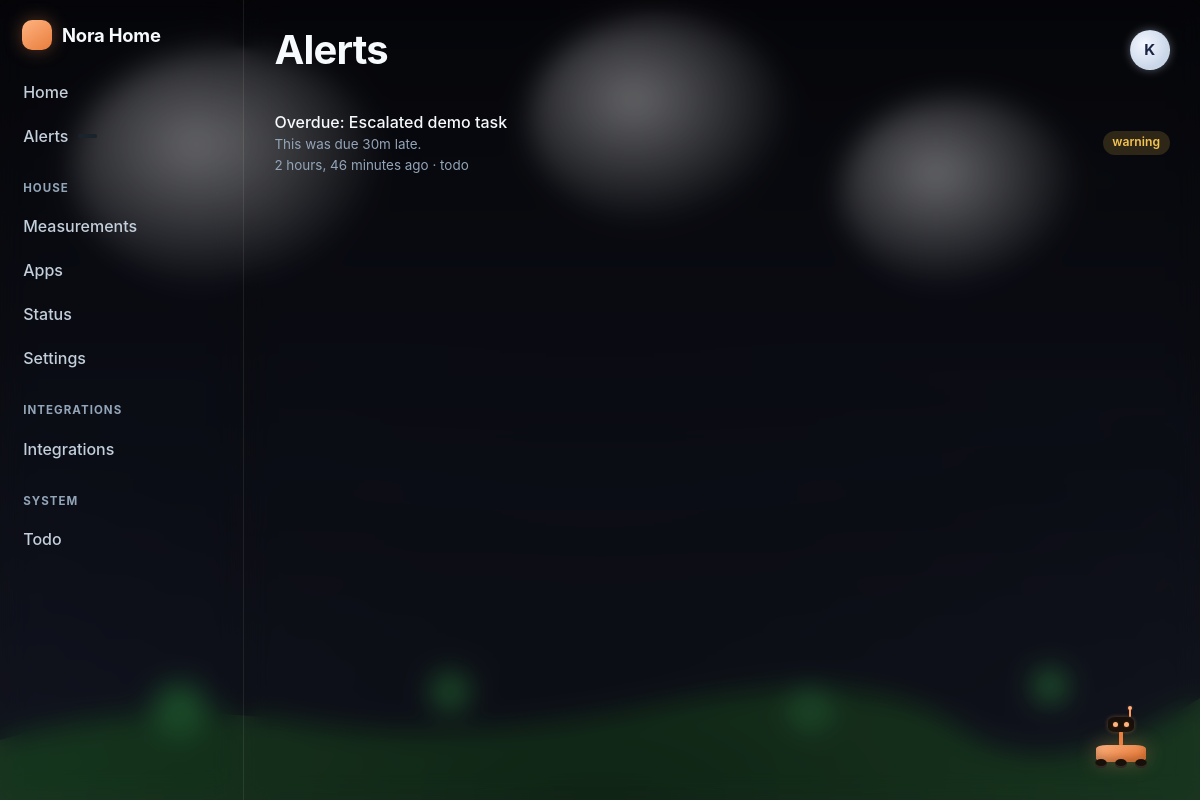
Page /home/alerts/ (signed in) on the committed database.
### nora_home/accounts/models.py (models this page shows, shortened)
class HouseMember(AbstractUser):
    class Role(models.TextChoices):
        MEMBER = "member", "Member"
        ADULT = "adult", "Adult"
        ADMIN = "admin", "Admin"
    display_name = models.CharField(max_length=60, blank=True)
    role = models.CharField(max_length=10, choices=Role.choices, default=Role.MEMBER,
                            db_index=True)
    avatar = models.ImageField(upload_to="avatars/", blank=True, null=True)
    accent_color = models.CharField(max_length=9, blank=True,
                                    help_text="Hex colour used for this person's rows.")
    birthday = models.DateField(null=True, blank=True)
    timezone = models.CharField(max_length=64, blank=True)
    slack_user_id = models.CharField(max_length=32, blank=True,
                                     help_text="Slack member ID, e.g. U01ABCDEF.")
    slack_dm_channel = models.CharField(max_length=32, blank=True)
    phone = models.CharField(max_length=32, blank=True)
    quiet_hours_start = models.PositiveSmallIntegerField(default=22)
    quiet_hours_end = models.PositiveSmallIntegerField(default=7)
    notifications_enabled = models.BooleanField(default=True)
    preferred_channels = models.JSONField(default=list, blank=True)
    escalation_contacts = models.ManyToManyField(
        "self", symmetrical=False, blank=True, related_name="escalation_watch_for",
        through="EscalationContact",
    )
    is_on_wall_display = models.BooleanField(
        default=True, help_text="Show this person's items on the 24\" display.")
    class Meta:
        ordering = ["display_name", "username"]
    @property
    def name(self) -> str:
        return self.display_name or self.get_full_name() or self.get_username()

### nora_home/notifications/models.py (models this page shows, shortened)
class Notification(TimeStampedModel):
    app_slug = models.CharField(max_length=60, db_index=True)
    title = models.CharField(max_length=160)
    body = models.TextField(blank=True)
    severity = models.CharField(max_length=10, choices=Severity.choices,
                                default=Severity.INFO, db_index=True)
    recipient = models.ForeignKey(
        settings.AUTH_USER_MODEL, null=True, blank=True, on_delete=models.CASCADE,
        related_name="notifications",
        help_text="Null means the whole house.",
    )
    url = models.CharField(max_length=300, blank=True,
                           help_text="Where to go when the alert is tapped.")
    icon = models.CharField(max_length=40, blank=True)
    context = models.JSONField(default=dict, blank=True)
    dedupe_key = models.CharField(max_length=160, blank=True, db_index=True)
    read_at = models.DateTimeField(null=True, blank=True)
    acknowledged_at = models.DateTimeField(null=True, blank=True)
    acknowledged_by = models.ForeignKey(
        settings.AUTH_USER_MODEL, null=True, blank=True, on_delete=models.SET_NULL,
        related_name="acknowledged_notifications",
    )
    class Meta:
        ordering = ["-created_at"]
        indexes = [
            models.Index(fields=["recipient", "read_at", "-created_at"]),
            models.Index(fields=["dedupe_key", "-created_at"]),
        ]

### nora_home/notifications/views.py (the view)
# urls.py: path("", views.inbox, name="inbox"),
@login_required
def inbox(request):
    return render(request, "notifications/inbox.html", {
        "notifications": _visible_to(request.user).select_related("recipient")[:100],
        "page_title": "Alerts",
    })

### nora_home/core/context_processors.py (called while the page is built)
def house(request):
    user = getattr(request, "user", None)
    authenticated = bool(user and user.is_authenticated)
    role = getattr(user, "role", "member") if authenticated else "member"
    view_scope = request.session.get("nh_view_scope", "self") if hasattr(request, "session") else "self"
    active_members = []
    if authenticated:
        from nora_home.accounts.models import HouseMember
        active_members = list(HouseMember.objects.filter(is_active=True))
    return {
        "house_name": settings.NORA_HOME_NAME,
        "nora_version": settings.NORA_HOME_VERSION,
        "nora_env": settings.NORA_HOME_ENV,
        "nav": navigation(role),
        "ai_enabled": settings.NORA_HOME_AI_ENABLED,
        "request_id": getattr(request, "request_id", ""),
        "active_members": active_members,
        "nh_view_scope": view_scope,
    }

### nora_home/core/registry.py (called while the page is built)
def registered_apps(include_disabled: bool = False) -> list[AppMetadata]:
    found: list[AppMetadata] = []
    for config in apps.get_app_configs():
        if not isinstance(config, NoraAppConfig):
            continue
        meta = config.nora_home_metadata
        if meta.enabled or include_disabled:
            found.append(meta)
    found.sort(key=lambda m: (Category.ORDER.index(m.category)
                              if m.category in Category.ORDER else 99,
                              m.order, m.title))
    return found

def navigation(role: str = "member") -> list[dict]:
    rank = {"member": 0, "adult": 1, "admin": 2}
    viewer = rank.get(role, 0)
    groups: dict[str, list[AppMetadata]] = {}
    for meta in registered_apps():
        if not meta.nav or viewer < rank.get(meta.minimum_role, 0):
            continue
        groups.setdefault(meta.category, []).append(meta)
    return [
        {"key": key, "label": Category.label(key), "apps": groups[key]}
        for key in Category.ORDER
        if key in groups
    ]

    @classmethod
    def label(cls, key: str) -> str:
        return cls.LABELS.get(key, key.title())

    @property
    def url(self) -> str:
        return "/" + self.url_prefix.lstrip("/")

### nora_home/notifications/views.py (called while the page is built)
def _visible_to(user):
    return Notification.objects.filter(Q(recipient=user) | Q(recipient__isnull=True))

### nora_home/ui/context_processors.py (called while the page is built)
def scene(request):
    from nora_home.ui.scene import current_scene
    data = current_scene()
    return {
        "nh_season": data["season"],
        "nh_daypart": data["daypart"],
        "nh_weather": data["weather"],
        "nh_weather_temp_c": data["temp_c"],
    }

### templates/notifications/inbox.html (shortened to what this page needs)
{% extends "base.html" %}
{% block content %}
  <ul class="item-list">
    {% for notification in notifications %}
      <li class="item">
        <div class="item-body">
          <div class="item-title">
            {% if notification.url %}
              <a href="{{ notification.url }}">{{ notification.title }}</a>
            {% else %}{{ notification.title }}{% endif %}
          </div>
          {% if notification.body %}
            <div class="item-meta">{{ notification.body|truncatechars:160 }}</div>
          {% endif %}
          <div class="item-meta">
            {{ notification.created_at|timesince }} ago · {{ notification.app_slug }}
          </div>
        </div>
        <span class="pill {% if notification.severity == 'alert' or notification.severity == 'critical' %}alert{% elif notification.severity == 'warning' %}warn{% else %}info{% endif %}">
          {{ notification.severity }}
        </span>
      </li>
    {% empty %}
      <li class="empty">Nothing to report. The house is quiet.</li>
    {% endfor %}
  </ul>
{% endblock %}

### templates/base.html (shortened to what this page needs)
{% load static %}<!doctype html>
<html lang="en" data-surface="{{ surface }}" data-theme="dark"
      data-season="{{ nh_season }}" data-daypart="{{ nh_daypart }}" data-weather="{{ nh_weather }}"
      {% if not nh_bot_enabled %}data-nh-bot="off"{% endif %}>
<head>
  <link rel="stylesheet" href="{% static 'nora_home/css/nora-home.css' %}">
  <link rel="stylesheet" href="{% static 'nora_home/css/nh-scene.css' %}">
  {% if nh_bot_enabled %}<link rel="stylesheet" href="{% static 'nora_home/css/nh-bot.css' %}">{% endif %}
</head>
<body>
{% block body %}
{% include "partials/scene.html" %}
<div class="shell">
  <nav class="sidebar" aria-label="House navigation">
    <a class="brand" href="/">
      <span class="brand-mark" aria-hidden="true"></span>
      <span>{{ house_name }}</span>
    </a>
    <div class="nav-group">
      <a class="nav-link" href="{% url 'core:dashboard' %}"
         {% if request.path == '/home/' %}aria-current="page"{% endif %}>Home</a>
      <a class="nav-link" href="{% url 'notifications:inbox' %}">
        Alerts <span class="pill" data-nh-bell data-count="0" hidden></span>
      </a>
    </div>
    {% for group in nav %}
      <div class="nav-group">
        <div class="nav-group-label">{{ group.label }}</div>
        {% for app in group.apps %}
          {% if app.slug != 'notifications' %}
            <a class="nav-link" href="{{ app.url }}"
               {% if request.path == app.url %}aria-current="page"{% endif %}>{{ app.title }}</a>
          {% endif %}
        {% endfor %}
        {% if group.key == 'house' %}
          <a class="nav-link" href="{% url 'core:app_directory' %}">Apps</a>
          <a class="nav-link" href="{% url 'core:system_status' %}">Status</a>
          <a class="nav-link" href="{% url 'core:settings' %}">Settings</a>
        {% endif %}
      </div>
    {% endfor %}
  </nav>
  <main class="main">
    <div class="topbar">
      <h1>{% block heading %}{{ page_title|default:"Home" }}{% endblock %}</h1>
      <div class="topbar-actions">
        <details class="profile-menu">
          <summary class="profile-trigger" aria-label="Menu">
            {% if request.user.is_authenticated %}
              <span class="profile-avatar">{{ request.user.name|first|upper }}</span>
            {% endif %}
          </summary>
        </details>
      </div>
    </div>
    {% block content %}{% endblock %}
  </main>
</div>
{% endblock %}
</body>
</html>

### static/nora_home/css/nora-home.css (style rules this page uses)
:root { --ink-900: #0c1015; --ink-800: #12181f; --ink-700: #1a222c; --ink-600: #253140; --ink-500: #3a4a5c; --ink-400: #62778c; --ink-300: #93a5b8; --ink-200: #c3cfdb; --ink-100: #e6ecf2; --ink-000: #f7fafc; --nh-500: #ff9a5c; --nh-400: #ffb381; --nh-600: #e87d3c; --nh-glow: rgba(255, 154, 92, 0.35); --mint-500: #4fd1a5; --sky-500: #5cb8ff; --amber-500: #f5c451; --coral-500: #ff6b6b; --violet-500: #a78bfa; --bg: var(--ink-900); --bg-raised: var(--ink-800); --bg-sunken: #080b0f; --border: var(--ink-600); --text: var(--ink-100); --text-dim: var(--ink-300); --text-faint: var(--ink-400); --accent: var(--nh-500); --ok: var(--mint-500); --warn: var(--amber-500); --alert: var(--coral-500); --info: var(--sky-500); --radius: 14px; --radius-sm: 9px; --radius-lg: 22px; --shadow: 0 2px 6px rgba(0, 0, 0, 0.35), 0 12px 32px rgba(0, 0, 0, 0.28); --shadow-sm: 0 1px 3px rgba(0, 0, 0, 0.3); --space: 1rem; --gap: 1.1rem; --font: ui-sans-serif, -apple-system, "Segoe UI", Roboto, "Helvetica Neue", Arial, sans-serif; --font-mono: ui-monospace, "SF Mono", "Cascadia Mono", Menlo, Consolas, monospace; --step-0: 1rem; --step-1: 1.15rem; --step-2: 1.4rem; --step-3: 1.85rem; --step-4: 2.5rem; --nav-width: 244px; --tap: 44px; }
*, *::before, *::after { box-sizing: border-box; }
html { -webkit-text-size-adjust: 100%; }
body { margin: 0; font-family: var(--font); font-size: var(--step-0); line-height: 1.55; color: var(--text); background: var(--bg); -webkit-font-smoothing: antialiased; overflow-x: hidden; }
a { color: var(--accent); text-decoration: none; }
h1, h2, h3, h4 { margin: 0 0 0.5em; line-height: 1.2; font-weight: 650; }
h1 { font-size: var(--step-4); letter-spacing: -0.02em; }
.shell { display: grid; grid-template-columns: var(--nav-width) 1fr; min-height: 100vh; }
.sidebar { background: var(--bg-raised); border-right: 1px solid var(--border); padding: 1.25rem 0.85rem 2rem; position: sticky; top: 0; height: 100vh; overflow-y: auto; }
.brand { display: flex; align-items: center; gap: 0.65rem; padding: 0 0.5rem 1.25rem; font-weight: 700; font-size: var(--step-1); color: var(--text); letter-spacing: -0.01em; }
.brand-mark { width: 30px; height: 30px; border-radius: 10px; background: linear-gradient(145deg, var(--nh-400), var(--nh-600)); box-shadow: 0 0 18px var(--nh-glow); flex: 0 0 auto; }
.nav-group { margin-bottom: 1.35rem; }
.nav-group-label { font-size: 0.72rem; text-transform: uppercase; letter-spacing: 0.09em; color: var(--text-faint); padding: 0 0.6rem 0.45rem; font-weight: 650; }
.nav-link { display: flex; align-items: center; gap: 0.6rem; padding: 0.52rem 0.6rem; border-radius: var(--radius-sm); color: var(--text-dim); font-weight: 500; min-height: var(--tap); }
.main { min-width: 0; padding: 1.6rem 1.9rem 5rem; }
.topbar { display: flex; align-items: center; justify-content: space-between; gap: 1rem; margin-bottom: 1.6rem; flex-wrap: wrap; }
.topbar h1 { margin: 0; }
.profile-menu { position: relative; }
.profile-trigger { display: flex; align-items: center; justify-content: center; width: 40px; height: 40px; border-radius: 50%; background: var(--bg-raised); border: 1px solid var(--border); cursor: pointer; list-style: none; }
.profile-avatar { font-weight: 700; font-size: 0.95rem; color: var(--accent); }
.item-list { list-style: none; margin: 0; padding: 0; }
.item { display: flex; align-items: center; gap: 0.8rem; padding: 0.65rem 0; border-bottom: 1px solid var(--border); min-height: var(--tap); }
.item:last-child { border-bottom: 0; }
.item-body { flex: 1 1 auto; min-width: 0; }
.item-title { font-weight: 550; }
.item-title a { color: inherit; }
.item-meta { color: var(--text-faint); font-size: 0.84rem; }
.pill { display: inline-flex; align-items: center; gap: 0.35rem; padding: 0.15rem 0.6rem; border-radius: 999px; font-size: 0.76rem; font-weight: 600; background: var(--ink-700); color: var(--text-dim); white-space: nowrap; }
.pill.warn { background: rgba(245, 196, 81, 0.16); color: var(--warn); }

### rows in the picture
HouseMember: user.name|first "K"
Notification: title "Overdue: Escalated demo task", body "This was due 30m late.", created_at "2 hours, 46 minutes", app_slug "todo", severity "warning"

### other values in the picture
{{ house_name }} "Nora Home"
{{ group.label }} "HOUSE" "INTEGRATIONS" "SYSTEM"
{{ app.title }} "Measurements" "Integrations" "Todo"
{{ page_title|default:"Home" }} "Alerts"
